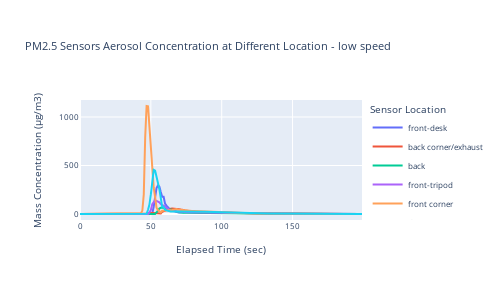
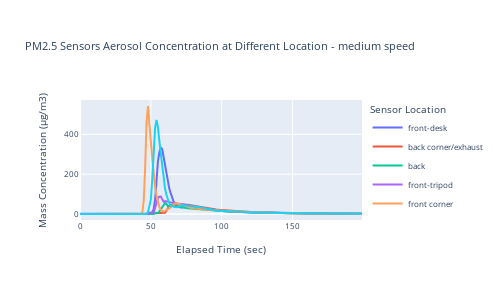
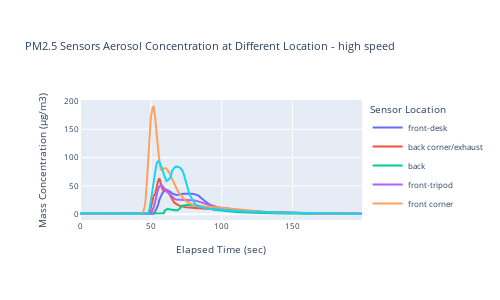
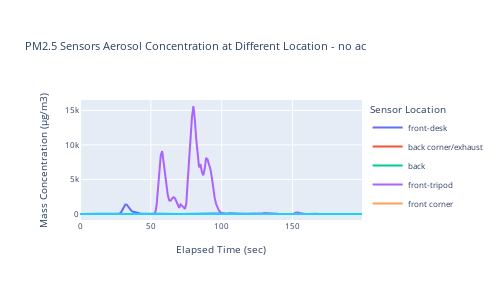

Notebook code for these charts, in order:
### Code cell
ploty_event(df_low, PM_size = "2p5", timestamp=300, interval=200, trial="low speed")
ploty_event(df_med, PM_size = "2p5",timestamp=30, interval=200, trial='medium speed')
ploty_event(df_high, PM_size = "2p5", timestamp=215, interval=200, trial='high speed')
ploty_event(df_noac, PM_size = "2p5",timestamp=50, interval = 200, trial='no ac')

### Figure 1 — Plotly figure (JSON) as saved in the notebook; plotly's stock layout.template omitted (floating-point values rounded to 4 significant figures; data arrays with more than 128 entries replaced by an {"elided": "..."} marker saying what was removed)
{"data": [{"name": "front-desk", "type": "scatter", "x": {"elided": "200 int values"}, "y": {"elided": "200 float values"}}, {"name": "back corner/exhaust", "type": "scatter", "x": {"elided": "200 int values"}, "y": {"elided": "200 float values"}}, {"name": "back", "type": "scatter", "x": {"elided": "200 int values"}, "y": {"elided": "200 float values"}}, {"name": "front-tripod", "type": "scatter", "x": {"elided": "200 int values"}, "y": {"elided": "200 float values"}}, {"name": "front corner", "type": "scatter", "x": {"elided": "200 int values"}, "y": {"elided": "200 float values"}}, {"name": "door", "type": "scatter", "x": {"elided": "200 int values"}, "y": {"elided": "200 float values"}}], "layout": {"font": {"size": 8}, "height": 300, "legend": {"title": {"text": "Sensor Location"}}, "showlegend": true, "title": {"text": "PM2.5 Sensors Aerosol Concentration at Different Location - low speed"}, "width": 500, "xaxis": {"title": {"text": "Elapsed Time (sec)"}}, "yaxis": {"title": {"text": "Mass Concentration (µg/m3)"}}}}

### Figure 2 — Plotly figure (JSON) as saved in the notebook; plotly's stock layout.template omitted (floating-point values rounded to 4 significant figures; data arrays with more than 128 entries replaced by an {"elided": "..."} marker saying what was removed)
{"data": [{"name": "front-desk", "type": "scatter", "x": {"elided": "200 int values"}, "y": {"elided": "200 float values"}}, {"name": "back corner/exhaust", "type": "scatter", "x": {"elided": "200 int values"}, "y": {"elided": "200 float values"}}, {"name": "back", "type": "scatter", "x": {"elided": "200 int values"}, "y": {"elided": "200 float values"}}, {"name": "front-tripod", "type": "scatter", "x": {"elided": "200 int values"}, "y": {"elided": "200 float values"}}, {"name": "front corner", "type": "scatter", "x": {"elided": "200 int values"}, "y": {"elided": "200 float values"}}, {"name": "door", "type": "scatter", "x": {"elided": "200 int values"}, "y": {"elided": "200 float values"}}], "layout": {"font": {"size": 8}, "height": 300, "legend": {"title": {"text": "Sensor Location"}}, "showlegend": true, "title": {"text": "PM2.5 Sensors Aerosol Concentration at Different Location - medium speed"}, "width": 500, "xaxis": {"title": {"text": "Elapsed Time (sec)"}}, "yaxis": {"title": {"text": "Mass Concentration (µg/m3)"}}}}

### Figure 3 — Plotly figure (JSON) as saved in the notebook; plotly's stock layout.template omitted (floating-point values rounded to 4 significant figures; data arrays with more than 128 entries replaced by an {"elided": "..."} marker saying what was removed)
{"data": [{"name": "front-desk", "type": "scatter", "x": {"elided": "200 int values"}, "y": {"elided": "200 float values"}}, {"name": "back corner/exhaust", "type": "scatter", "x": {"elided": "200 int values"}, "y": {"elided": "200 float values"}}, {"name": "back", "type": "scatter", "x": {"elided": "200 int values"}, "y": {"elided": "200 float values"}}, {"name": "front-tripod", "type": "scatter", "x": {"elided": "200 int values"}, "y": {"elided": "200 float values"}}, {"name": "front corner", "type": "scatter", "x": {"elided": "200 int values"}, "y": {"elided": "200 float values"}}, {"name": "door", "type": "scatter", "x": {"elided": "200 int values"}, "y": {"elided": "200 float values"}}], "layout": {"font": {"size": 8}, "height": 300, "legend": {"title": {"text": "Sensor Location"}}, "showlegend": true, "title": {"text": "PM2.5 Sensors Aerosol Concentration at Different Location - high speed"}, "width": 500, "xaxis": {"title": {"text": "Elapsed Time (sec)"}}, "yaxis": {"title": {"text": "Mass Concentration (µg/m3)"}}}}

### Figure 4 — Plotly figure (JSON) as saved in the notebook; plotly's stock layout.template omitted (floating-point values rounded to 4 significant figures; data arrays with more than 128 entries replaced by an {"elided": "..."} marker saying what was removed)
{"data": [{"name": "front-desk", "type": "scatter", "x": {"elided": "200 int values"}, "y": {"elided": "200 float values"}}, {"name": "back corner/exhaust", "type": "scatter", "x": {"elided": "200 int values"}, "y": {"elided": "200 float values"}}, {"name": "back", "type": "scatter", "x": {"elided": "200 int values"}, "y": {"elided": "200 float values"}}, {"name": "front-tripod", "type": "scatter", "x": {"elided": "200 int values"}, "y": {"elided": "200 float values"}}, {"name": "front corner", "type": "scatter", "x": {"elided": "200 int values"}, "y": {"elided": "200 float values"}}, {"name": "door", "type": "scatter", "x": {"elided": "200 int values"}, "y": {"elided": "200 float values"}}], "layout": {"font": {"size": 8}, "height": 300, "legend": {"title": {"text": "Sensor Location"}}, "showlegend": true, "title": {"text": "PM2.5 Sensors Aerosol Concentration at Different Location - no ac"}, "width": 500, "xaxis": {"title": {"text": "Elapsed Time (sec)"}}, "yaxis": {"title": {"text": "Mass Concentration (µg/m3)"}}}}
